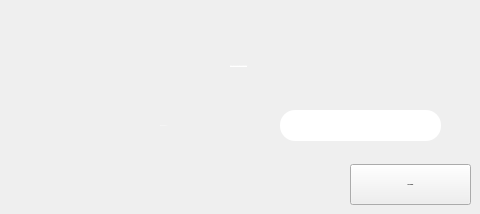
       <widget class="QWidget" name="Supprimer">
        <property name="maximumSize">
         <size>
          <width>797</width>
          <height>16777215</height>
         </size>
        </property>
        <property name="font">
         <font>
          <family>century gothic</family>
          <pointsize>-1</pointsize>
          <weight>75</weight>
          <italic>false</italic>
          <bold>true</bold>
         </font>
        </property>
        <property name="kk" stdset="0">
         <string/>
        </property>
        <attribute name="title">
         <string>Supprimer une Réservation</string>
        </attribute>
        <widget class="QLabel" name="label_supp">
         <property name="geometry">
          <rect>
           <x>230</x>
           <y>50</y>
           <width>231</width>
           <height>31</height>
          </rect>
         </property>
         <property name="font">
          <font>
           <family>century gothic</family>
           <pointsize>-1</pointsize>
           <weight>50</weight>
           <italic>false</italic>
           <bold>false</bold>
           <underline>true</underline>
           <strikeout>false</strikeout>
          </font>
         </property>
         <property name="styleSheet">
          <string notr="true">
color:white;


</string>
         </property>
         <property name="text">
          <string>Saisir l'ID de réservation à supprimer :</string>
         </property>
         <property name="textFormat">
          <enum>Qt::RichText</enum>
         </property>
         <property name="scaledContents">
          <bool>false</bool>
         </property>
        </widget>
        <widget class="QLabel" name="label_idsupp_2">
         <property name="geometry">
          <rect>
           <x>160</x>
           <y>110</y>
           <width>101</width>
           <height>31</height>
          </rect>
         </property>
         <property name="font">
          <font>
           <family>century gothic</family>
           <pointsize>-1</pointsize>
           <weight>50</weight>
           <italic>false</italic>
           <bold>false</bold>
          </font>
         </property>
         <property name="styleSheet">
          <string notr="true">color:white;
border-radius:15px;</string>
         </property>
         <property name="text">
          <string>ID Reservation :</string>
         </property>
        </widget>
        <widget class="QLineEdit" name="lineEdit_idsupp">
         <property name="geometry">
          <rect>
           <x>280</x>
           <y>110</y>
           <width>161</width>
           <height>31</height>
          </rect>
         </property>
         <property name="font">
          <font>
           <family>century gothic</family>
           <pointsize>-1</pointsize>
           <weight>75</weight>
           <bold>true</bold>
          </font>
         </property>
         <property name="styleSheet">
          <string notr="true">border-radius:15px;
</string>
         </property>
         <property name="maxLength">
          <number>8</number>
         </property>
         <property name="alignment">
          <set>Qt::AlignCenter</set>
         </property>
        </widget>
        <widget class="QPushButton" name="supprimer">
         <property name="geometry">
          <rect>
           <x>350</x>
           <y>164</y>
           <width>121</width>
           <height>41</height>
          </rect>
         </property>
         <property name="font">
          <font>
           <family>century gothic</family>
           <pointsize>-1</pointsize>
           <weight>75</weight>
           <italic>false</italic>
           <bold>true</bold>
          </font>
         </property>
         <property name="text">
          <string>SUPPRIMER</string>
         </property>
        </widget>
       </widget>
